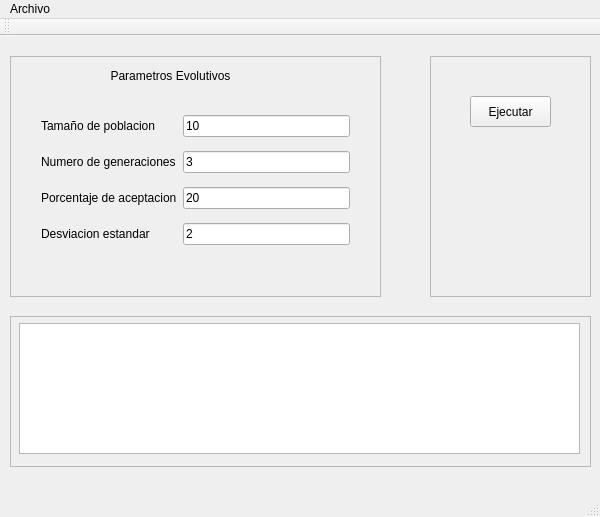
<?xml version="1.0" encoding="UTF-8"?>
<ui version="4.0">
 <class>MainWindow</class>
 <widget class="QMainWindow" name="MainWindow">
  <property name="geometry">
   <rect>
    <x>0</x>
    <y>0</y>
    <width>600</width>
    <height>517</height>
   </rect>
  </property>
  <property name="windowTitle">
   <string>Algoritmo Cultural</string>
  </property>
  <widget class="QWidget" name="centralWidget">
   <widget class="QFrame" name="frame_2">
    <property name="geometry">
     <rect>
      <x>430</x>
      <y>20</y>
      <width>161</width>
      <height>241</height>
     </rect>
    </property>
    <property name="frameShape">
     <enum>QFrame::StyledPanel</enum>
    </property>
    <property name="frameShadow">
     <enum>QFrame::Raised</enum>
    </property>
    <widget class="QPushButton" name="pushButtonRun">
     <property name="geometry">
      <rect>
       <x>40</x>
       <y>40</y>
       <width>81</width>
       <height>31</height>
      </rect>
     </property>
     <property name="text">
      <string>Ejecutar</string>
     </property>
    </widget>
   </widget>
   <widget class="QFrame" name="frame">
    <property name="geometry">
     <rect>
      <x>10</x>
      <y>20</y>
      <width>371</width>
      <height>241</height>
     </rect>
    </property>
    <property name="frameShape">
     <enum>QFrame::StyledPanel</enum>
    </property>
    <property name="frameShadow">
     <enum>QFrame::Raised</enum>
    </property>
    <widget class="QLabel" name="label">
     <property name="geometry">
      <rect>
       <x>70</x>
       <y>10</y>
       <width>181</width>
       <height>20</height>
      </rect>
     </property>
     <property name="text">
      <string>Parametros Evolutivos</string>
     </property>
     <property name="alignment">
      <set>Qt::AlignCenter</set>
     </property>
    </widget>
    <widget class="QWidget" name="gridLayoutWidget">
     <property name="geometry">
      <rect>
       <x>20</x>
       <y>40</y>
       <width>331</width>
       <height>171</height>
      </rect>
     </property>
     <layout class="QGridLayout" name="gridLayout">
      <item row="0" column="0">
       <widget class="QLabel" name="label_2">
        <property name="text">
         <string>Tamaño de poblacion</string>
        </property>
       </widget>
      </item>
      <item row="2" column="1">
       <widget class="QLineEdit" name="lineEditAceptationPercentage">
        <property name="text">
         <string>20</string>
        </property>
       </widget>
      </item>
      <item row="1" column="1">
       <widget class="QLineEdit" name="lineEditGenerationNumber">
        <property name="text">
         <string>3</string>
        </property>
       </widget>
      </item>
      <item row="1" column="0">
       <widget class="QLabel" name="label_3">
        <property name="text">
         <string>Numero de generaciones</string>
        </property>
       </widget>
      </item>
      <item row="0" column="1">
       <widget class="QLineEdit" name="lineEditPopulationSize">
        <property name="toolTip">
         <string extracomment="[1..1000]"/>
        </property>
        <property name="whatsThis">
         <string extracomment="[1..1000]"/>
        </property>
        <property name="text">
         <string>10</string>
        </property>
       </widget>
      </item>
      <item row="2" column="0">
       <widget class="QLabel" name="label_4">
        <property name="text">
         <string>Porcentaje de aceptacion</string>
        </property>
        <property name="scaledContents">
         <bool>false</bool>
        </property>
        <property name="wordWrap">
         <bool>false</bool>
        </property>
       </widget>
      </item>
      <item row="3" column="0">
       <widget class="QLabel" name="label_5">
        <property name="text">
         <string>Desviacion estandar</string>
        </property>
       </widget>
      </item>
      <item row="3" column="1">
       <widget class="QLineEdit" name="lineEditMutationStd">
        <property name="text">
         <string>2</string>
        </property>
       </widget>
      </item>
     </layout>
    </widget>
   </widget>
   <widget class="QFrame" name="frame_3">
    <property name="geometry">
     <rect>
      <x>10</x>
      <y>280</y>
      <width>581</width>
      <height>151</height>
     </rect>
    </property>
    <property name="frameShape">
     <enum>QFrame::StyledPanel</enum>
    </property>
    <property name="frameShadow">
     <enum>QFrame::Raised</enum>
    </property>
    <widget class="QListView" name="listViewBestIndividuals">
     <property name="geometry">
      <rect>
       <x>9</x>
       <y>7</y>
       <width>561</width>
       <height>131</height>
      </rect>
     </property>
    </widget>
   </widget>
  </widget>
  <widget class="QMenuBar" name="menuBar">
   <property name="geometry">
    <rect>
     <x>0</x>
     <y>0</y>
     <width>600</width>
     <height>19</height>
    </rect>
   </property>
   <widget class="QMenu" name="menuArchivo">
    <property name="title">
     <string>Archivo</string>
    </property>
    <addaction name="actionSalir"/>
   </widget>
   <addaction name="menuArchivo"/>
  </widget>
  <widget class="QToolBar" name="mainToolBar">
   <attribute name="toolBarArea">
    <enum>TopToolBarArea</enum>
   </attribute>
   <attribute name="toolBarBreak">
    <bool>false</bool>
   </attribute>
  </widget>
  <widget class="QStatusBar" name="statusBar"/>
  <action name="actionSalir">
   <property name="text">
    <string>Salir</string>
   </property>
  </action>
 </widget>
 <layoutdefault spacing="6" margin="11"/>
 <tabstops>
  <tabstop>lineEditPopulationSize</tabstop>
  <tabstop>lineEditGenerationNumber</tabstop>
  <tabstop>lineEditAceptationPercentage</tabstop>
  <tabstop>lineEditMutationStd</tabstop>
  <tabstop>pushButtonRun</tabstop>
 </tabstops>
 <resources/>
 <connections>
  <connection>
   <sender>actionSalir</sender>
   <signal>triggered()</signal>
   <receiver>MainWindow</receiver>
   <slot>close()</slot>
   <hints>
    <hint type="sourcelabel">
     <x>-1</x>
     <y>-1</y>
    </hint>
    <hint type="destinationlabel">
     <x>199</x>
     <y>149</y>
    </hint>
   </hints>
  </connection>
 </connections>
</ui>
